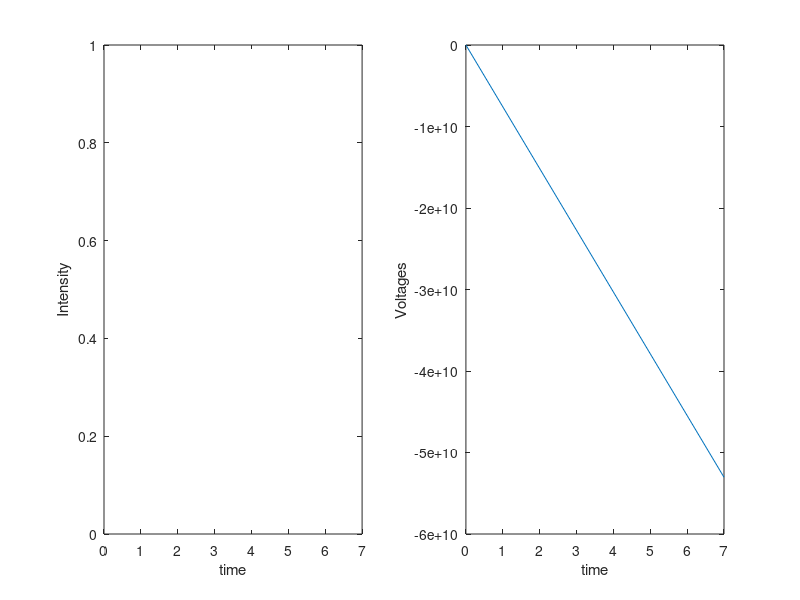

This figure's MATLAB source:
% Q8 _ Euler Method with State Space
% Ali Maher
% Mohammad Zahmatkesh
% Alireza Khayami
%%
clc
clear
close
%% Data
C1 = 50*10^-6;
C2 = 100*10^-6;
L1 = 50*10^-6;
L2 = 10*10^-6;
es = 20;
R1 = 2*10^3;
R2 = 5*10^3;
R3 = 2*10^3;
R4 = 3*10^3;
R5 = 2*10^3;
R = R5 + (R3*R4) / (R3+R4);
f = @(t,x) [-(R1+R)/L1,-R/L1,-1/L1,-1/L1
    -R/L2,-(R2+R)/L2,0,-1/L2
    1/C1,0,0,0
    1/C2,1/C2,0,0]*x +[R4/(L1*(R3+R4));R4/(L2*(R3+R4));0;0]*es;
h = 0.01;
x0 = [0;0;0;0];             %x1 = iL1 , x2 = iL2 , x3 = Vc1 , x4 = Vc2;
time = [0;7];               %time period
n = (time(2)-time(1))/h;    %number of steps
t = time(1);
T = time(1);
x = x0;
X = x0';
%% Calculation With Improved Euler Method
for i = 1:n 
    k1 = h*f(t,x);
    k2 = h*f(t+h,x+k1);
    x = x + 0.5*(k1+k2);
    t = t + h;
    X = [X; x']
end
%% Loop for dividing i from v
i_list = [];
v_list = [];
while i <= n
    i_list = [i_list X(i)];
    i = i + 1;
    i_list = [i_list X(i)];
    i = i + 1;
    v_list = [v_list X(i)];
    i = i + 1;
    v_list = [v_list X(i)];
    i = i + 1;
end
%% Graphic show
subplot(1, 2, 1)
plot(time, i_list)
xlabel('time')
ylabel('Intensity')

subplot(1, 2, 2)
plot(time, v_list)
xlabel('time')
ylabel('Voltages')